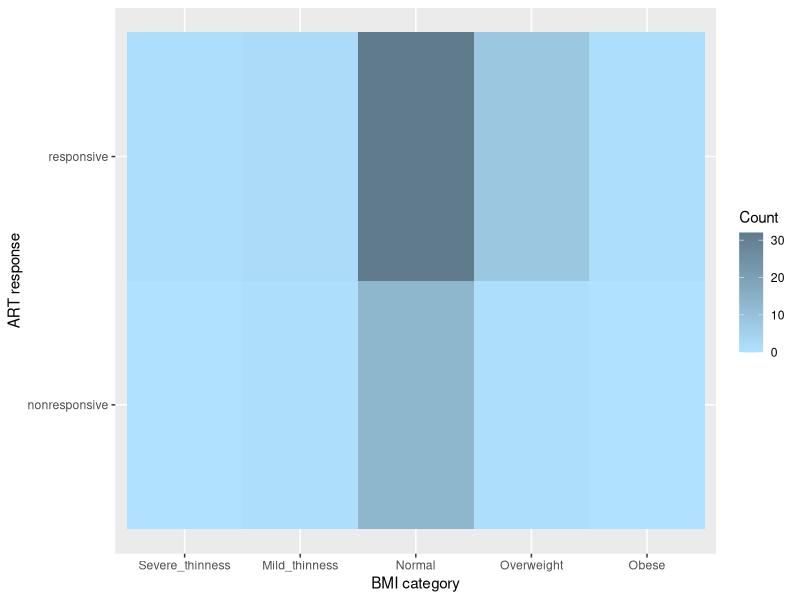
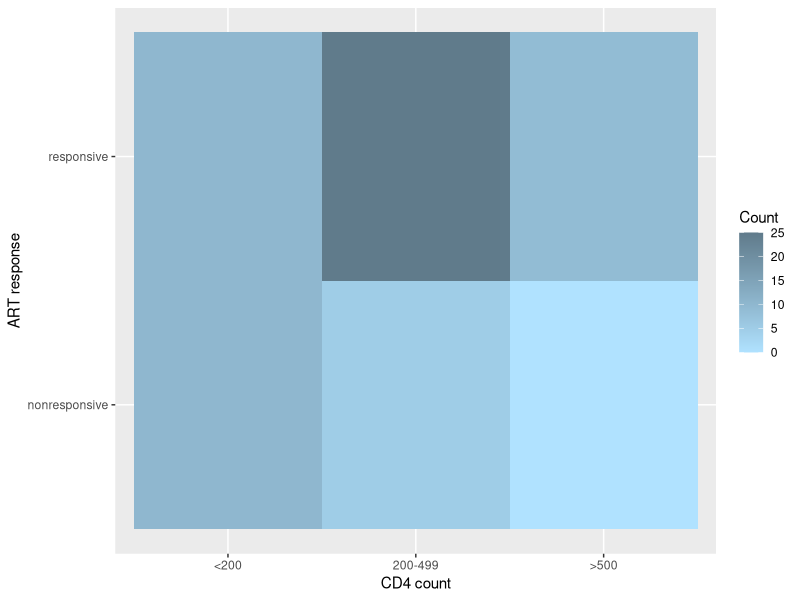
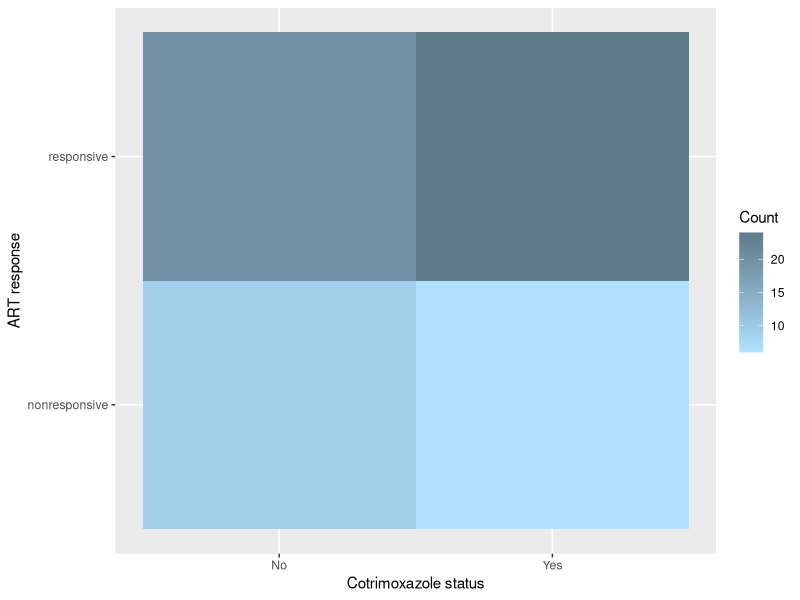
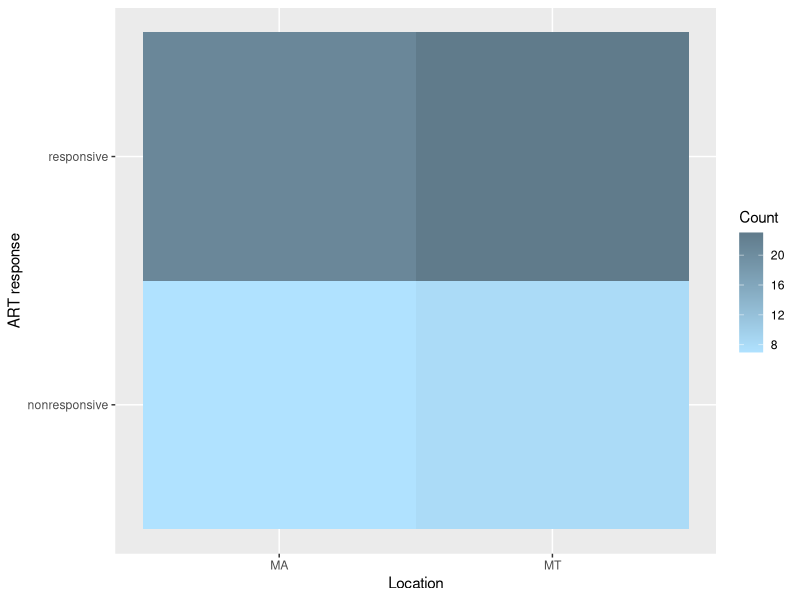
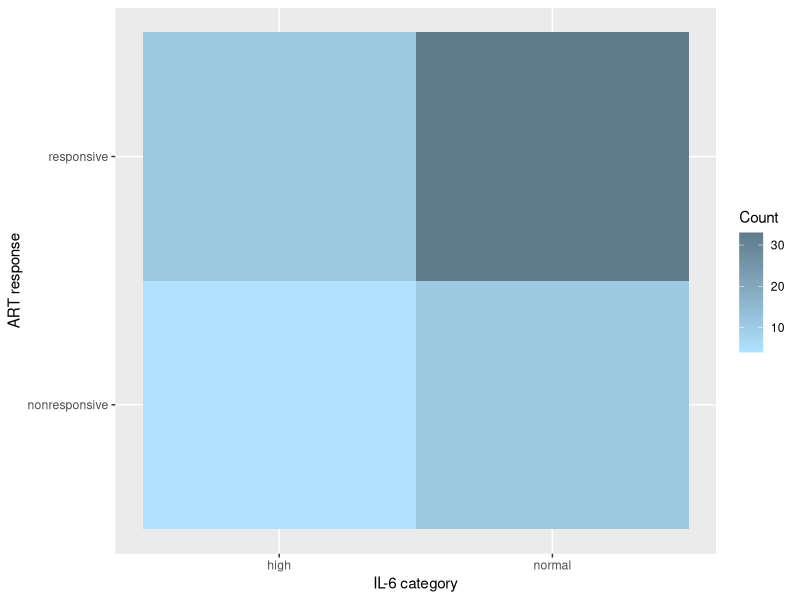
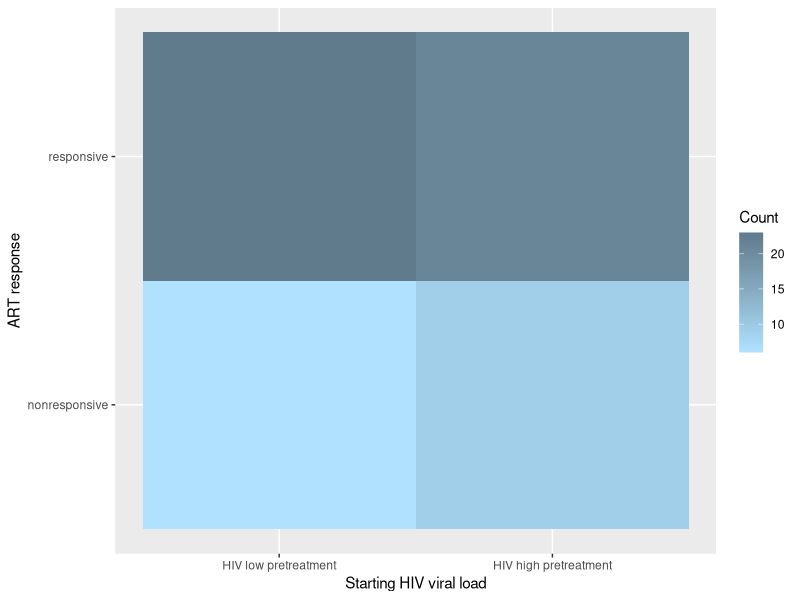
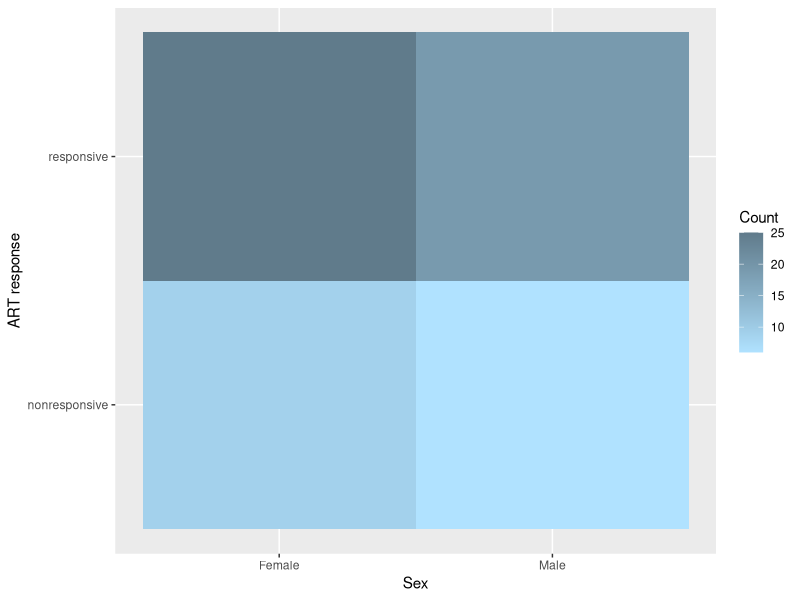

Write the R code that produced these figures, in order.
library(tidyverse)
library(reshape2)

# load metadata
meta <- read_delim(file="hiv_metadata.tsv", delim="\t")

#### METADATA WRANGLING ####

# define thresholds
v2threshold <- 25000 #some sources say below 10000 is low if not on ART (may adjust later)
v3threshold <- 200 #CDC defines <200 as viral suppression under ART

# clean HIV-1 viral load column and create response column
meta_redef <- mutate(meta, `HIV-1_viral_load` = ifelse(grepl("ND", `HIV-1_viral_load`), "0", `HIV-1_viral_load`)) %>% #ND (not detectable) viral loads converted to 0
  mutate(`HIV-1_viral_load` = ifelse(grepl("Negative", `HIV-1_viral_load`), NA, `HIV-1_viral_load`)) %>% #values for HIV negative samples coverted to NA
  mutate(`HIV-1_viral_load` = as.numeric(`HIV-1_viral_load`)) %>%
  filter(`Cohort_Short`!="B" | `HIV-1_viral_load`>=v3threshold) %>% #remove ART-experienced individuals responsive to therapy
  group_by(`PID`) %>%
  filter(n()>1) %>% #remove individuals with only one visit
  ungroup() %>%
  mutate(response = case_when( #create response column 
    `Visit`==2 & `HIV-1_viral_load`<v2threshold & `Cohort_Short`=="A" ~ "HIV low pretreatment", 
    `Visit`==2 & `HIV-1_viral_load`>=v2threshold & `Cohort_Short`=="A" ~ "HIV high pretreatment",
    `Visit`==3 & `HIV-1_viral_load`<v3threshold & `Cohort_Short`=="A" ~ "responsive",
    `Visit`==3 & `HIV-1_viral_load`>=v3threshold & `Cohort_Short`=="A" ~ "nonresponsive",
    `Visit`==3 & `Cohort_Short`=="B" ~ "ART-experienced nonresponsive V3",
    `Visit`==2 & `Cohort_Short`=="B" ~ "ART-experienced nonresponsive V2",
    is.na(`HIV-1_viral_load`) ~ "Healthy"
  ))%>%
  mutate(IL6_Cat = case_when( #create column categorizing IL6 level
    `IL-6_pg_mL`<=5 ~ "normal",
    `IL-6_pg_mL`>5 ~ "high"
  ))%>%
  mutate(CRP_Cat = case_when( #create column categorizing CRP level
    `CRP_mg_L`<=3 ~ "normal",
    `CRP_mg_L`>3 ~ "high"
  ))%>%
  mutate(response_patient = case_when( #make response column that assigns response value to both timepoints
    `Visit`==3 & `HIV-1_viral_load`<v3threshold & `Cohort_Short`=="A" ~ "responsive",
    `Visit`==3 & `HIV-1_viral_load`>=v3threshold & `Cohort_Short`=="A" ~ "nonresponsive",
    `Visit`==3 & `Cohort_Short`=="B" ~ "ART-experienced nonresponsive V3",
    `Visit`==2 & `Cohort_Short`=="B" ~ "ART-experienced nonresponsive V2",
    is.na(`HIV-1_viral_load`) ~ "Healthy"
  ))  %>%
  group_by(`PID`) %>% 
  mutate(across(`response_patient`, ~ coalesce(.x, first(.x, na_rm=TRUE))))%>% #apply response category to samples from both timepoints for same patient
  mutate(start_viral_load = case_when( #make column for starting viral load high/low
    `Visit`==2 & `HIV-1_viral_load`<v2threshold & `Cohort_Short`=="A" ~ "HIV low pretreatment", 
    `Visit`==2 & `HIV-1_viral_load`>=v2threshold & `Cohort_Short`=="A" ~ "HIV high pretreatment",
    `Visit`==2 & `Cohort_Short`=="B" ~ NA,
    is.na(`HIV-1_viral_load`) ~ "Healthy"
  )) %>%
  mutate(across(`start_viral_load`, ~ coalesce(.x, first(.x,  na_rm=TRUE))))%>% #apply starting viral load category to samples from both timepoints for same patient
  ungroup()

# save modified metadata file to uplaod to server
write.table(meta_redef, file="hiv_metadata_filt.tsv", quote=FALSE, sep="\t", row.names=FALSE)


# load manifest and filter samples to match redefined metadata
manifest_filt <- read_delim(file="hiv_manifest.tsv", delim="\t") %>%
  subset(`sample-id` %in% meta_redef$`sample-id`)

#save filtered manifest to upload to server
write.table(manifest_filt, file="hiv_manifest_filt.tsv", quote=FALSE, sep="\t", row.names=FALSE)

#### HEATMAP ####
#make metadata table for heatmap (only ART naive samples from pretreatment timepoint)
meta_heat <- filter(meta_redef, `Cohort_Short`=="A") %>%
  filter(`Visit`==2)

#viral load vs response (trend but not significant)
response_load <- table(meta_heat$response_patient, meta_heat$start_viral_load)
response_load <- response_load[,c(2,1)]
heatmap_load <- ggplot(melt(response_load), aes(Var2, Var1)) + 
  geom_tile(aes(fill=value)) +
  scale_fill_gradient(low = "lightskyblue1", high = "lightskyblue4") +
  labs(x="Starting HIV viral load", y="ART response", fill="Count")

#cd4 vs response **significant
response_cd4 <- table(meta_heat$response_patient, meta_heat$`CD4+_Cat`)
response_cd4 <- response_cd4[,c(1,3,2)]
heatmap_cd4 <- ggplot(melt(response_cd4), aes(Var2, Var1)) + 
  geom_tile(aes(fill=value)) +
  scale_fill_gradient(low = "lightskyblue1", high = "lightskyblue4") +
  labs(x="CD4 count", y="ART response", fill="Count")

#sex vs response (no difference)
response_sex <- table(meta_heat$response_patient, meta_heat$`Gender`)
heatmap_sex <- ggplot(melt(response_sex), aes(Var2, Var1)) + 
  geom_tile(aes(fill=value)) +
  scale_fill_gradient(low = "lightskyblue1", high = "lightskyblue4") +
  labs(x="Sex", y="ART response", fill="Count")

#bmi vs response (no clear difference)
response_bmi <- table(meta_heat$response_patient, meta_heat$`BMI_Cat`)
response_bmi <- response_bmi[,c(5,1,2,4,3)]
heatmap_bmi <- ggplot(melt(response_bmi), aes(Var2, Var1)) + 
  geom_tile(aes(fill=value)) +
  scale_fill_gradient(low = "lightskyblue1", high = "lightskyblue4") +
  labs(x="BMI category", y="ART response", fill="Count")

#il6 vs response (no difference)
response_il6 <- table(meta_heat$response_patient, meta_heat$`IL6_Cat`)
heatmap_il6 <- ggplot(melt(response_il6), aes(Var2, Var1)) + 
  geom_tile(aes(fill=value)) +
  scale_fill_gradient(low = "lightskyblue1", high = "lightskyblue4") +
  labs(x="IL-6 category", y="ART response", fill="Count")

#crp vs response (no difference)
response_crp <- table(meta_heat$response_patient, meta_heat$`CRP_Cat`)
heatmap_crp <- ggplot(melt(response_crp), aes(Var2, Var1)) + 
  geom_tile(aes(fill=value)) +
  scale_fill_gradient(low = "lightskyblue1", high = "lightskyblue4") +
  labs(x="CRP", y="ART response", fill="Count")

#location vs response
response_location <- table(meta_heat$response_patient, meta_heat$`Arm_Short`)
heatmap_crp <- ggplot(melt(response_location), aes(Var2, Var1)) + 
  geom_tile(aes(fill=value)) +
  scale_fill_gradient(low = "lightskyblue1", high = "lightskyblue4") +
  labs(x="Location", y="ART response", fill="Count")

#cotrimoxazole use vs response (trend not significant)
response_cotri <- table(meta_heat$response_patient, meta_heat$`Cotrimoxazole_HIV`)
heatmap_cotri <- ggplot(melt(response_cotri), aes(Var2, Var1)) + 
  geom_tile(aes(fill=value)) +
  scale_fill_gradient(low = "lightskyblue1", high = "lightskyblue4") +
  labs(x="Cotrimoxazole status", y="ART response", fill="Count")

#save heatmap
ggsave(filename = "viralload_response_heatmap.png"
       , heatmap
       , height=4, width=5)
